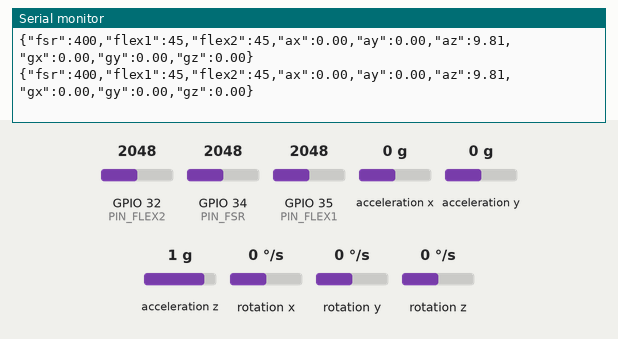
Simulated run of this sketch. Board: ESP32. Parts: the last lines printed to the serial monitor. Wiring (inferred from the names in the program): MPU-6050 motion sensor at I2C address 0x68. The test bench sets the inputs (shaded band); at power-on: rotation x 0 °/s, GPIO 32 (PIN_FLEX2) = 2048, GPIO 34 (PIN_FSR) = 2048, GPIO 35 (PIN_FLEX1) = 2048, acceleration x 0 g, acceleration y 0 g, acceleration z 1 g, rotation y 0 °/s, rotation z 0 °/s (analog values on the 0–4095 scale). Nothing arrives over Bluetooth unless stated; a phone connects over Bluetooth LE 3 s after start.

Above: at 9.7 s.
9.8 s: rotation x set to -2 °/s
At 9.86 s:
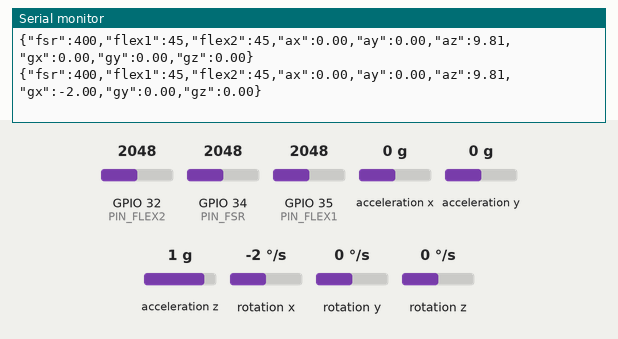
11.3 s: rotation x set to 1 °/s
At 11.34 s:
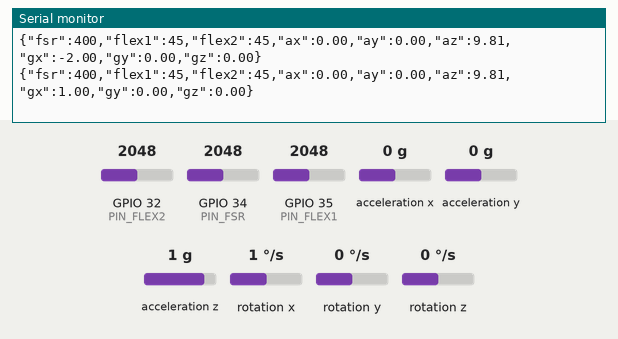

The sketch:

neuroglove_esp32.ino
```cpp
/*
 * ==============================================================================
 * NeuroGlove — ESP32 Sensor Transmitter Firmware
 * ==============================================================================
 *
 * Hardware Requirements:
 * - ESP32 Development Board (e.g. ESP32-WROOM-32 / DevKit v1)
 * - MPU6050 (6-axis IMU Accelerometer + Gyroscope)
 * - FSR402 Pressure Sensor (Force Sensitive Resistor for grip)
 * - 2x Flex Sensors (for finger bend measurement)
 * - 3x 10k Ohm Resistors (voltage dividers for analog sensors)
 *
 * Wiring Pinout:
 * - MPU6050:
 *     VCC -> 3.3V
 *     GND -> GND
 *     SDA -> GPIO 21
 *     SCL -> GPIO 22
 *
 * - FSR Sensor (Thumb/Palm Grip):
 *     One pin to 3.3V, other pin to GPIO 34 (with 10k resistor to GND)
 *
 * - Flex Sensor 1 (Index Finger):
 *     One pin to 3.3V, other pin to GPIO 35 (with 10k resistor to GND)
 *
 * - Flex Sensor 2 (Middle Finger):
 *     One pin to 3.3V, other pin to GPIO 32 (with 10k resistor to GND)
 *
 * Serial Baud Rate: 115200
 * ==============================================================================
 */

#include <Wire.h>
#include <BLEDevice.h>
#include <BLEServer.h>
#include <BLEUtils.h>
#include <BLE2902.h>

// Sensor Pin Definitions
const int PIN_FSR   = 34; // ADC1_CH6
const int PIN_FLEX1 = 35; // ADC1_CH7
const int PIN_FLEX2 = 32; // ADC1_CH4

// MPU6050 I2C Address
const int MPU_ADDR = 0x68;

// BLE UART Service UUIDs (Nordic UART Service)
#define SERVICE_UUID           "6E400001-B5A3-F393-E0A9-E50E24DCCA9E"
#define CHARACTERISTIC_UUID_TX "6E400003-B5A3-F393-E0A9-E50E24DCCA9E"

BLEServer *pServer = NULL;
BLECharacteristic *pTxCharacteristic = NULL;
bool deviceConnected = false;
bool oldDeviceConnected = false;

// Variables for IMU raw readings
int16_t raw_ax, raw_ay, raw_az;
int16_t raw_temp;
int16_t raw_gx, raw_gy, raw_gz;

// BLE Server Callbacks
class MyServerCallbacks: public BLEServerCallbacks {
    void onConnect(BLEServer* pServer) {
      deviceConnected = true;
    };

    void onDisconnect(BLEServer* pServer) {
      deviceConnected = false;
    }
};

void initMPU6050() {
  Wire.begin(21, 22); // SDA = 21, SCL = 22
  Wire.beginTransmission(MPU_ADDR);
  Wire.write(0x6B); // PWR_MGMT_1 register
  Wire.write(0);    // Wake up MPU6050
  Wire.endTransmission(true);
}

void readMPU6050(float &ax, float &ay, float &az, float &gx, float &gy, float &gz) {
  Wire.beginTransmission(MPU_ADDR);
  Wire.write(0x3B); // Starting register for accelerometer data
  Wire.endTransmission(false);
  Wire.requestFrom(MPU_ADDR, 14, true);

  if (Wire.available() >= 14) {
    raw_ax = Wire.read() << 8 | Wire.read();
    raw_ay = Wire.read() << 8 | Wire.read();
    raw_az = Wire.read() << 8 | Wire.read();
    raw_temp = Wire.read() << 8 | Wire.read();
    raw_gx = Wire.read() << 8 | Wire.read();
    raw_gy = Wire.read() << 8 | Wire.read();
    raw_gz = Wire.read() << 8 | Wire.read();

    // Convert accelerometer to m/s^2 (assuming +/- 2g range: 16384 LSB/g)
    ax = (float)raw_ax / 16384.0 * 9.80665;
    ay = (float)raw_ay / 16384.0 * 9.80665;
    az = (float)raw_az / 16384.0 * 9.80665;

    // Convert gyroscope to deg/s (assuming +/- 250 deg/s range: 131 LSB/deg/s)
    gx = (float)raw_gx / 131.0;
    gy = (float)raw_gy / 131.0;
    gz = (float)raw_gz / 131.0;
  }
}

void setup() {
  Serial.begin(115200);
  delay(1000);

  // Initialize ADC resolution to 12-bit (0-4095)
  analogReadResolution(12);

  // Initialize I2C for MPU6050
  initMPU6050();

  // Initialize BLE
  BLEDevice::init("NeuroGlove_ESP32");
  pServer = BLEDevice::createServer();
  pServer->setCallbacks(new MyServerCallbacks());

  BLEService *pService = pServer->createService(SERVICE_UUID);
  pTxCharacteristic = pService->createCharacteristic(
                        CHARACTERISTIC_UUID_TX,
                        BLECharacteristic::PROPERTY_NOTIFY
                      );
  pTxCharacteristic->addDescriptor(new BLE2902());
  pService->start();

  BLEAdvertising *pAdvertising = BLEDevice::getAdvertising();
  pAdvertising->addServiceUUID(SERVICE_UUID);
  pAdvertising->setScanResponse(true);
  pAdvertising->setMinPreferred(0x06);
  pAdvertising->setMinPreferred(0x12);
  BLEDevice::startAdvertising();

  Serial.println("{\"status\":\"ESP32 NeuroGlove Ready\"}");
}

void loop() {
  // Read Analog Sensors (FSR and Flex)
  // Scale 12-bit ADC (0-4095) to mV or 0-1023
  int raw_fsr   = analogRead(PIN_FSR);
  int raw_flex1 = analogRead(PIN_FLEX1);
  int raw_flex2 = analogRead(PIN_FLEX2);

  // Normalize FSR to ~0-800 scale for UI
  int fsrReading   = map(raw_fsr, 0, 4095, 0, 800);
  int flexSensor1 = map(raw_flex1, 0, 4095, 0, 90);  // 0 - 90 degrees
  int flexSensor2 = map(raw_flex2, 0, 4095, 0, 90);

  // Read IMU
  float ax = 0.05, ay = 0.02, az = 9.81;
  float gx = 0.5, gy = 0.3, gz = -0.2;
  readMPU6050(ax, ay, az, gx, gy, gz);

  // Format as JSON string
  char jsonBuffer[256];
  snprintf(jsonBuffer, sizeof(jsonBuffer),
    "{\"fsr\":%d,\"flex1\":%d,\"flex2\":%d,\"ax\":%.2f,\"ay\":%.2f,\"az\":%.2f,\"gx\":%.2f,\"gy\":%.2f,\"gz\":%.2f}",
    fsrReading, flexSensor1, flexSensor2, ax, ay, az, gx, gy, gz
  );

  // 1. Output over USB Serial
  Serial.println(jsonBuffer);

  // 2. Output over BLE if connected
  if (deviceConnected) {
    pTxCharacteristic->setValue((uint8_t*)jsonBuffer, strlen(jsonBuffer));
    pTxCharacteristic->notify();
  }

  // Handle BLE disconnect reconnection advertising
  if (!deviceConnected && oldDeviceConnected) {
    delay(500);
    pServer->startAdvertising();
    oldDeviceConnected = deviceConnected;
  }
  if (deviceConnected && !oldDeviceConnected) {
    oldDeviceConnected = deviceConnected;
  }

  // Send packet every 50ms (20 Hz sampling rate)
  delay(50);
}
```

Measured:
- after the input at 9.8 s, the serial monitor: prints a new line after 0.05 s (image 1)
- after the input at 11.3 s, the serial monitor: prints a new line at once (image 2)
